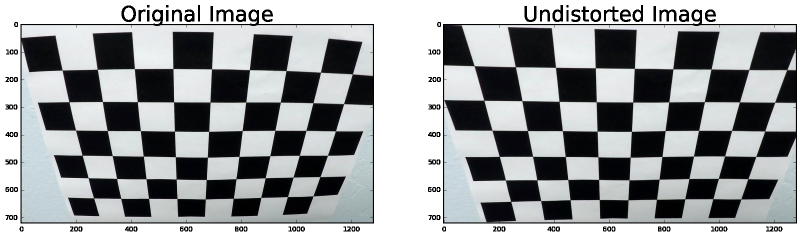
#> input picture img/camera.png, 1601 x 475 px, given in place of calibration1.jpg, which was not available (shown at 1/2 size)
$ jupyter execute --allow-errors Untitled.ipynb   (shell and % lines are left out)
#> lines starting #> are read from the running program, lines starting #| are printed output that depends on the picture; after the words box and inside, x2 and y2 are one past the last pixel; in counts of white or black regions, pixels touching at a corner belong together; pictures that were not available may be replaced by others from this repository, and a replacement may not be noted
[cell 1]
import os
import pickle
import cv2
import glob
import numpy as np
import matplotlib.pyplot as plt
import matplotlib.image as mpimg
from scipy.signal import find_peaks_cwt

[cell 2]
# prepare object points
nx = 9#TODO: enter the number of inside corners in x
ny = 6#TODO: enter the number of inside corners in y

# Make a list of calibration images
fname = 'camera_cal/calibration1.jpg'
img = cv2.imread(fname)
#> img is the input picture: shape (475, 1601, 3); mean B, G, R 155.8, 154.4, 151.8
plt.imshow(img)

# Convert to grayscale
gray = cv2.cvtColor(img, cv2.COLOR_BGR2GRAY)

# Find the chessboard corners
ret, corners = cv2.findChessboardCorners(gray, (nx, ny), None)
#> ret = True; corners = 54 rows, first 8: [124.7, 140.6], [195, 139], [269.3, 137.7], [346.4, 137.5], [423.5, 138.3], [499.4, 139.8], [572.5, 141.6], [641.5, 144.7]


# If found, draw corners
if ret == True:
    # Draw and display the corners
    cv2.drawChessboardCorners(img, (nx, ny), corners, ret)
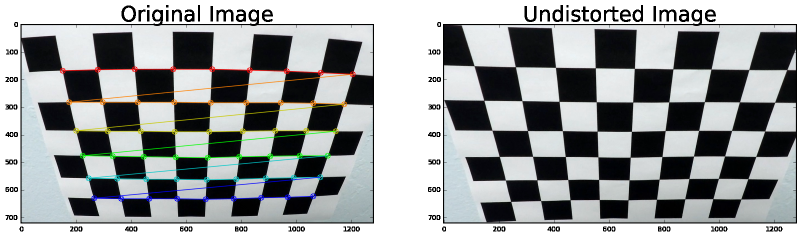
#> img: shape (475, 1601, 3) (shown at 1/2 size); 2.75% of pixels changed, all inside (x1, y1, x2, y2) = (119, 132, 712, 405)
    plt.imshow(img)
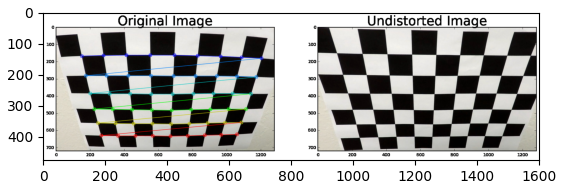
#> figure drawn by matplotlib, 1 panel; B, G, R data is drawn as R, G, B

[cell 3]
# prepare object points, like (0,0,0), (1,0,0), (2,0,0) ....,(6,5,0)
objp = np.zeros((nx*ny,3), np.float32)
objp[:,:2] = np.mgrid[0:nx, 0:ny].T.reshape(-1,2)

# Arrays to store object points and image points from all the images.
objpoints = [] # 3d points in real world space
imgpoints = [] # 2d points in image plane.

[cell 4]
# Make a list of calibration images
images = glob.glob('camera_cal/calibration*.jpg')
print(len(objpoints))
print(len(imgpoints))

[cell 5]
for idx, fname in enumerate(images):
    img = cv2.imread(fname)
    gray = cv2.cvtColor(img, cv2.COLOR_BGR2GRAY)


    # Find the chessboard corners
    ret, corners = cv2.findChessboardCorners(gray, (nx,ny), None)

    # If found, add object points, image points
    if ret == True:
        objpoints.append(objp)
        imgpoints.append(corners)
        print(fname)

        # Draw and display the corners
        cv2.drawChessboardCorners(img, (nx,ny), corners, ret)
        #write_name = 'corners_found'+str(idx)+'.jpg'
        cv2.imshow('img', img)
#         cv2.imwrite(write_name, img)

[cell 6]
import pickle
fname = 'camera_cal/calibration{}.jpg'.format(2)

img = cv2.imread( fname)
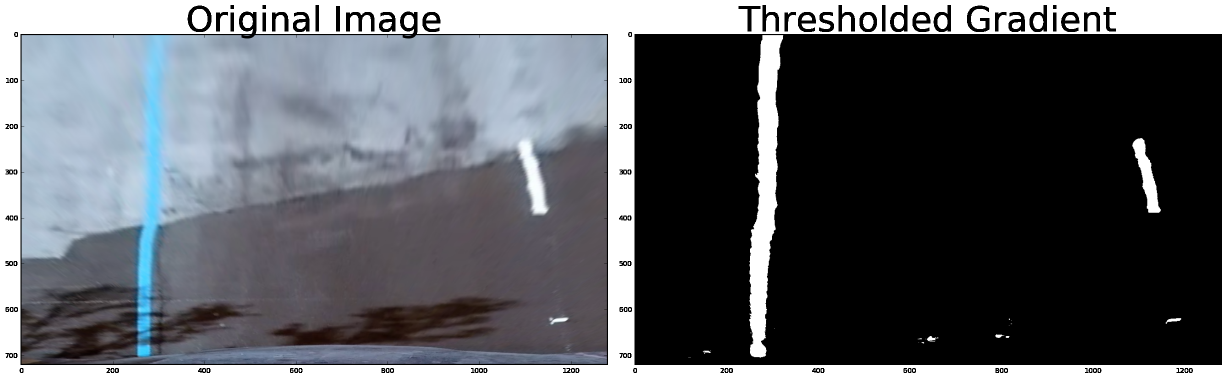
#> input picture img/download.png, 2451 x 758 px, given in place of calibration2.jpg, which was not available (shown at 1/2 size)
#> img is the input picture: shape (758, 2451, 3); mean B, G, R 99.8, 94.6, 91.6
img_size = (img.shape[1], img.shape[0])
#> img_size = (2451, 758)
